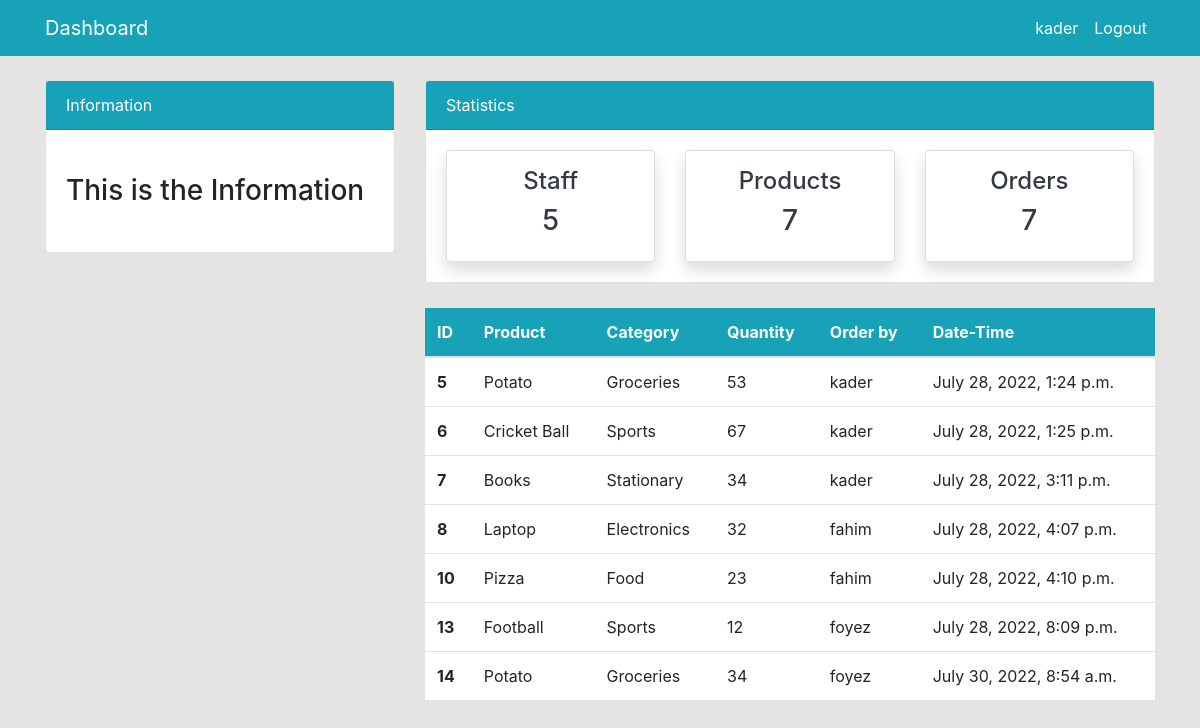
The page /order (signed in) on the database as committed earlier.
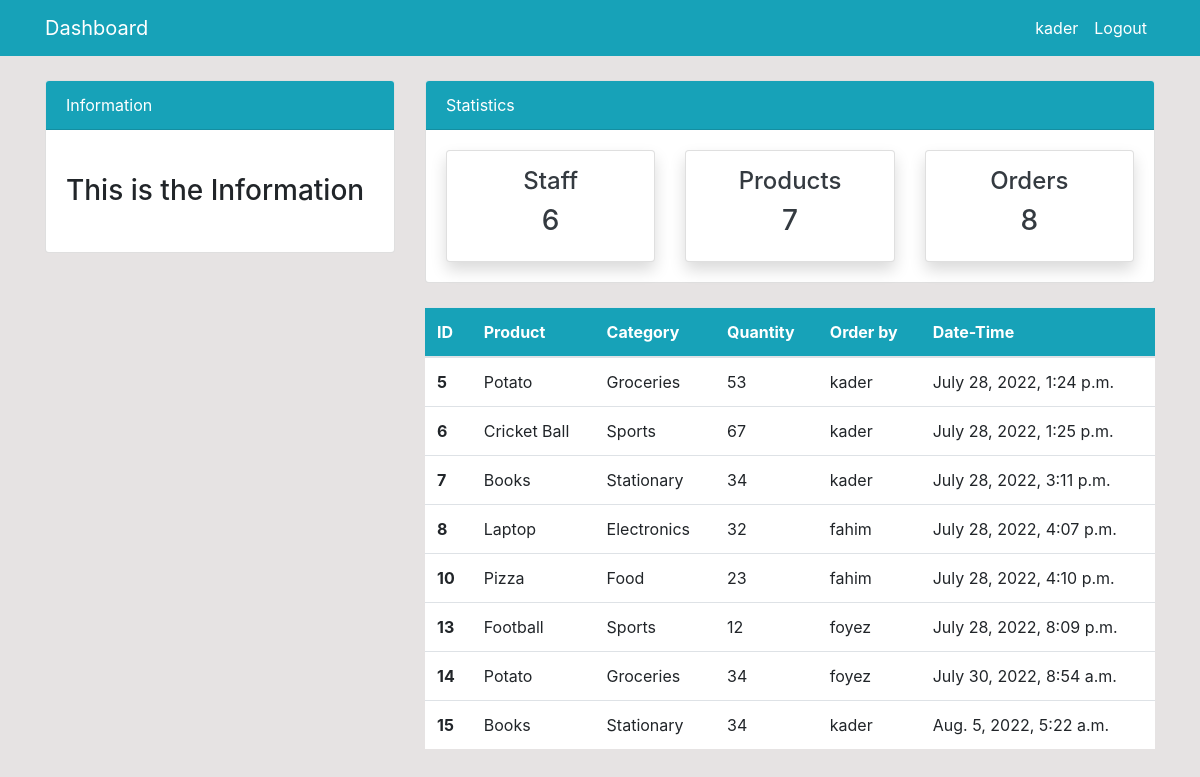
The same page on the database as committed later.
### dashboard/models.py (models this page shows, shortened)
class Order(models.Model):
    product = models.ForeignKey(Product, on_delete=models.CASCADE, null=True)
    staff = models.ForeignKey(User, on_delete=models.CASCADE, null=True)
    order_quantity = models.PositiveIntegerField(null=True)
    date = models.DateTimeField(auto_now_add=True)

class Product(models.Model):
    name = models.CharField(max_length=100, null=True)
    category = models.CharField(max_length=50, choices=CATEGORY, null=True)
    quantity = models.PositiveIntegerField(null=True)
    def __str__(self):
        return f'{self.name}'

### dashboard/views.py (the view)
# urls.py: path('order', views.order, name='dashboard-order'),
@login_required
def order(request):
    orders = Order.objects.all()
    staff_num = User.objects.all().count()
    product_num = Product.objects.all().count
    order_num = orders.count()
    context = {
        'orders': orders,
        'staff_num': staff_num,
        'product_num': product_num,
        'order_num': order_num,
    }
    return render(request, 'dashboard/order.html', context)

### templates/dashboard/order.html (shortened to what this page needs)
{% extends 'partials/base.html' %}
{% block content %}
{% include 'partials/topnav.html' %}
<div class="container">
    <div class="row my-4">
        <div class="col-md-4">
        </div>
        <div class="col-md-8">
            <table class="table bg-white">
                <thead class="bg-info">
                    <tr class="text-white">
                        <th scope="col">ID</th>
                        <th scope="col">Product</th>
                        <th scope="col">Category</th>
                        <th scope="col">Quantity</th>
                        <th scope="col">Order by</th>
                        <th scope="col">Date-Time</th>
                    </tr>
                </thead>
                <tbody>
                    {% for o in orders %}
                    <tr>
                        <th scope="row">{{o.id}}</th>
                        <td>{{o.product}}</td>
                        <td>{{o.product.category}}</td>
                        <td>{{o.order_quantity}}</td>
                        <td>{{o.staff.username}}</td>
                        <td>{{o.date}}</td>
                    </tr>
                    {% endfor %}
                </tbody>
            </table>
        </div>
    </div>
</div>
{% endblock content %}

### templates/partials/base.html (shortened to what this page needs)
<!doctype html>
<html lang="en">
{% load static %}
<head>
  <link rel="stylesheet" href="https://cdn.jsdelivr.net/npm/bootstrap@4.6.2/dist/css/bootstrap.min.css"
>
  <link rel="stylesheet" href="{% static 'css/style.css' %}">
</head>
<body>
  {% include 'partials/nav.html' %}
  {% block content %}{% endblock content %}
</body>
</html>

### templates/partials/nav.html (shortened to what this page needs)
<nav class="navbar navbar-expand-lg navbar-info bg-info">
    {% if user.is_authenticated %}
    <div class="container">
        <a class="navbar-brand text-white" href="{% url 'dashboard' %}">Dashboard</a>
        <div class="collapse navbar-collapse" id="navbarSupportedContent">
            <ul class="navbar-nav ml-auto">
                <li class="nav-item active">
                    <a class="nav-link text-white" href="{% url 'user-profile' %}">{{user.username}}</a>
                </li>
                <li class="nav-item">
                    <a class="nav-link text-white" href="{% url 'user-logout' %}">Logout</a>
                </li>
            </ul>
            {% endif %}
        </div>
    </div>
</nav>

### templates/partials/topnav.html (shortened to what this page needs)
<div class="container">
    <div class="row mt-4">
        <div class="col-md-4">
            <div class="card">
                <div class="card-header bg-info text-white">
                    Information
                </div>
                <div class="card-body">
                    <marquee behavior="" direction="">
                        <h3 class="my-4">This is the Information</h3>
                    </marquee>
                </div>
            </div>
        </div>
        <div class="col-md-8">
            <div class="card">
                <div class="card-header bg-info text-white">
                    Statistics
                </div>
                <div class="card-body">
                    <div class="row">
                        <div class="col-md-4">
                            <a class="text-decoration-none text-dark" href="{% url 'dashboard-staff' %}">
                                <div class="card my-card shadow text-center p-3">
                                    <h4>Staff </h4>
                                    <h3>{{ staff_num }}</h3>
                                </div>
                            </a>
                        </div>
                        <div class="col-md-4">
                            <a class="text-decoration-none text-dark" href="{% url 'dashboard-product' %}">
                                <div class="card my-card shadow text-center p-3">
                                    <h4>Products </h4>
                                    <h3>{{product_num}}</h3>
                                </div>
                            </a>
                        </div>
                        <div class="col-md-4">
                            <a class="text-decoration-none text-dark" href="{% url 'dashboard-order' %}">
                                <div class="card my-card shadow text-center p-3">
                                    <h4>Orders </h4>
                                    <h3>{{order_num}}</h3>
                                </div>
                            </a>
                        </div>
                    </div>
                </div>
            </div>
        </div>
    </div>
</div>

### static/css/style.css (style rules this page uses)
body { background: rgb(230, 227, 227); }

Rows that differ between the two databases and show on the page:
added Order: id "15", product "Books", product.category "Stationary", order_quantity "34", staff.username "kader", date "Aug. 5, 2022, 5:22 a.m."
Other text that changed with them:
{{ staff_num }}: "5" → "6"
{{ order_num }}: "7" → "8"
